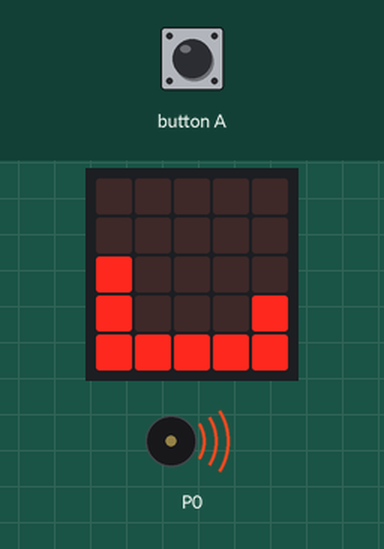
Simulated run of this program. Board: BBC micro:bit (MakeCode). On the bench: the board's 5×5 LED display, buzzer (waves = sounding). The inputs (shaded band) are chosen by the test bench.

Above: at 5.0 s.
5.1 s: button A pressed for 0.15 s
At 5.3 s:
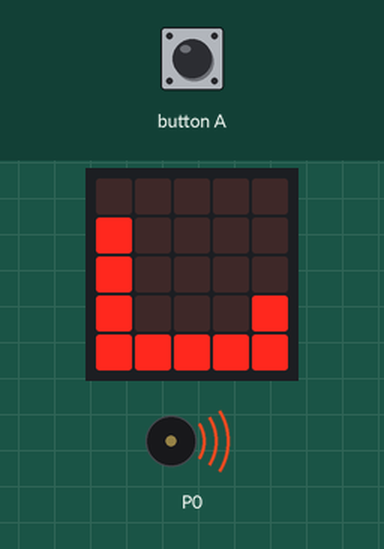
5.8 s: button A pressed for 0.15 s
At 6.9 s:
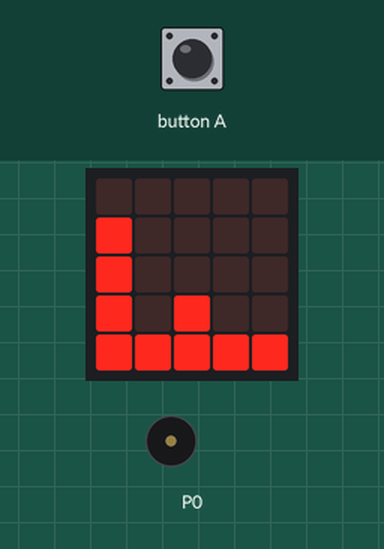
8.9 s: button A pressed for 0.15 s
At 9.3 s:
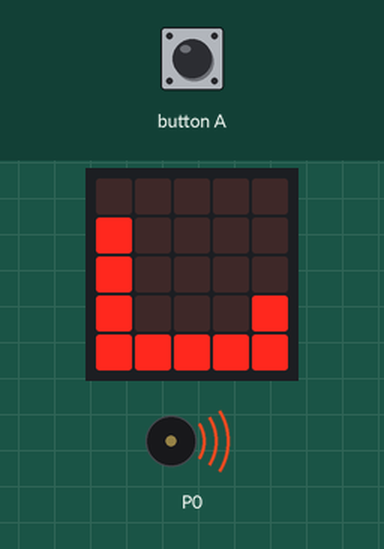
9.6 s: button A pressed 5 times (0.12 s each, 0.3 s apart)
At 13.0 s:
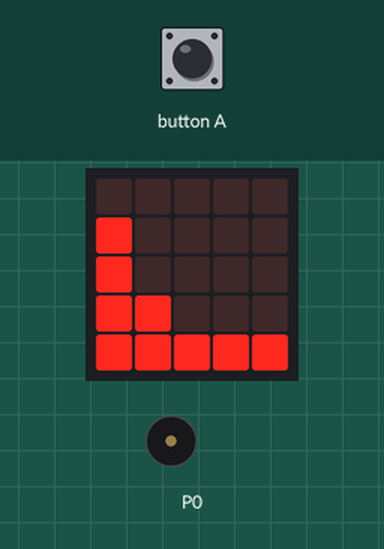
Timing chart, 0 to 14.5 s (numbered marks = the images above; inputs shaded):
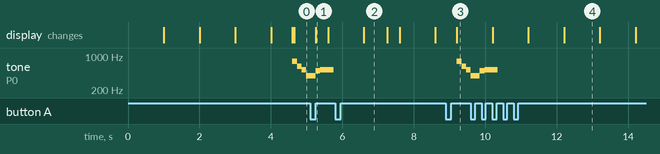

The program:

main.ts
```typescript
input.onButtonPressed(Button.A, function () {
    PIES_DINO.change(LedSpriteProperty.Y, -1)
    CABEZA_DINO.change(LedSpriteProperty.Y, -1)
    basic.pause(1000)
    PIES_DINO.change(LedSpriteProperty.Y, 1)
    CABEZA_DINO.change(LedSpriteProperty.Y, 1)
})
function CACTUS2 () {
    CACTUS = game.createSprite(4, 3)
    for (let index = 0; index < 4; index++) {
        basic.pause(1000)
        CACTUS.change(LedSpriteProperty.X, -1)
        if (CACTUS.isTouching(PIES_DINO)) {
            basic.showIcon(IconNames.Sad)
            music._playDefaultBackground(music.builtInPlayableMelody(Melodies.PowerDown), music.PlaybackMode.InBackground)
            CACTUS2()
        }
    }
}
let CACTUS: game.LedSprite = null
let CABEZA_DINO: game.LedSprite = null
let PIES_DINO: game.LedSprite = null
PIES_DINO = game.createSprite(0, 3)
CABEZA_DINO = game.createSprite(0, 2)
let CAMINO = game.createSprite(4, 4)
CAMINO = game.createSprite(3, 4)
CAMINO = game.createSprite(2, 4)
CAMINO = game.createSprite(1, 4)
CAMINO = game.createSprite(0, 4)
CACTUS2()
basic.forever(function () {
    if (CACTUS.isTouchingEdge()) {
        basic.pause(1000)
        CACTUS.delete()
        CACTUS2()
    }
})
```

test.ts
```typescript
// aquí va el archivo "tests"; esto no se compilará cuando este paquete se utilice como una extensión.
```

Measured:
- after the input at 5.1 s, the display: changes after 0.15 s (image 1)
- after the input at 5.8 s, the display: changes after 0.81 s (image 2)
- after the input at 8.9 s, the display: changes after 0.31 s (image 3)
- after the input at 9.6 s, tone on P0: goes on until 10.4 s, then stays silent; the display: first changes after 0.61 s (image 4 shows a later state)
- what the display in image 2 shows lasts 0.7 s, from 6.6 s to 7.3 s
- what the display in image 4 shows lasts 1.0 s, from 12.2 s to 13.2 s
